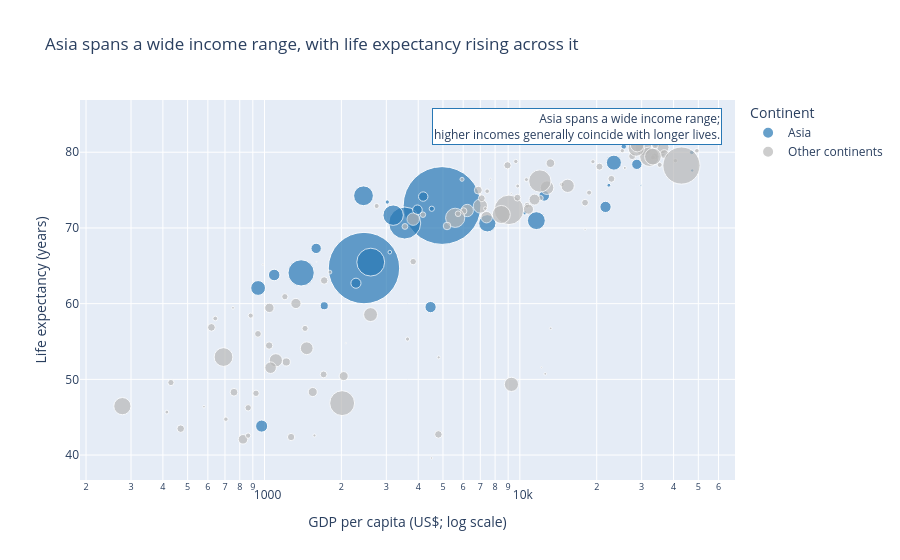

Write notebook code for a chart like this one.
### Markdown cell above
## Task 2 — Bubble chart: tell a story

**What to build:** A bubble chart (full 2007 dataset, all countries) where:
- x = GDP per capita (log scale)
- y = life expectancy
- size = population
- colour = ONE continent highlighted (your choice), all others grey
- At least one annotation explaining the highlighted group's story

> This is the grey-and-highlight technique applied to a bubble chart.

### Code cell
# Task 2
# YOUR CODE HERE
import plotly.express as px

highlight_continent = "Asia"
task2_df = df.loc[df["year"] == 2007].copy()
task2_df["continent_group"] = task2_df["continent"].where(
    task2_df["continent"] == highlight_continent,
    "Other continents",
)

fig = px.scatter(
    task2_df,
    x="gdpPercap",
    y="lifeExp",
    size="pop",
    size_max=55,
    color="continent_group",
    hover_name="country",
    hover_data={"continent": True, "pop": ":,", "continent_group": False},
    color_discrete_map={
        highlight_continent: "#2878B5",
        "Other continents": "#B8B8B8",
    },
    log_x=True,
    labels={
        "gdpPercap": "GDP per capita (US$; log scale)",
        "lifeExp": "Life expectancy (years)",
        "pop": "Population",
        "continent_group": "Continent",
    },
    title="Asia spans a wide income range, with life expectancy rising across it",
)

fig.add_annotation(
    x=0.98,
    y=0.98,
    xref="paper",
    yref="paper",
    text="Asia spans a wide income range;<br>higher incomes generally coincide with longer lives.",
    showarrow=False,
    xanchor="right",
    yanchor="top",
    align="right",
    bgcolor="white",
    bordercolor="#2878B5",
    borderwidth=1,
)

fig.update_layout(legend_title_text="Continent")
fig.show()

### Figure 1 — Plotly figure (JSON) as saved in the notebook; plotly's stock layout.template omitted (floating-point values rounded to 4 significant figures; data arrays with more than 128 entries replaced by an {"elided": "..."} marker saying what was removed)
{"data": [{"customdata": [["Asia", 31889923, "Asia"], ["Asia", 708573, "Asia"], ["Asia", 150448339, "Asia"], ["Asia", 14131858, "Asia"], ["Asia", 1318683096, "Asia"], ["Asia", 6980412, "Asia"], ["Asia", 1110396331, "Asia"], ["Asia", 223547000, "Asia"], ["Asia", 69453570, "Asia"], ["Asia", 27499638, "Asia"], ["Asia", 6426679, "Asia"], ["Asia", 127467972, "Asia"], ["Asia", 6053193, "Asia"], ["Asia", 23301725, "Asia"], ["Asia", 49044790, "Asia"], ["Asia", 2505559, "Asia"], ["Asia", 3921278, "Asia"], ["Asia", 24821286, "Asia"], ["Asia", 2874127, "Asia"], ["Asia", 47761980, "Asia"], ["Asia", 28901790, "Asia"], ["Asia", 3204897, "Asia"], ["Asia", 169270617, "Asia"], ["Asia", 91077287, "Asia"], ["Asia", 27601038, "Asia"], ["Asia", 4553009, "Asia"], ["Asia", 20378239, "Asia"], ["Asia", 19314747, "Asia"], ["Asia", 23174294, "Asia"], ["Asia", 65068149, "Asia"], ["Asia", 85262356, "Asia"], ["Asia", 4018332, "Asia"], ["Asia", 22211743, "Asia"]], "hovertemplate": "<b>%{hovertext}</b><br><br>GDP per capita (US$; log scale)=%{x}<br>Life expectancy (years)=%{y}<br>Population=%{customdata[1]:,}<br>continent=%{customdata[0]}<extra></extra>", "hovertext": ["Afghanistan", "Bahrain", "Bangladesh", "Cambodia", "China", "Hong Kong, China", "India", "Indonesia", "Iran", "Iraq", "Israel", "Japan", "Jordan", "Korea, Dem. Rep.", "Korea, Rep.", "Kuwait", "Lebanon", "Malaysia", "Mongolia", "Myanmar", "Nepal", "Oman", "Pakistan", "Philippines", "Saudi Arabia", "Singapore", "Sri Lanka", "Syria", "Taiwan", "Thailand", "Vietnam", "West Bank and Gaza", "Yemen, Rep."], "legendgroup": "Asia", "marker": {"color": "#2878B5", "size": [31889923, 708573, 150448339, 14131858, 1318683096, 6980412, 1110396331, 223547000, 69453570, 27499638, 6426679, 127467972, 6053193, 23301725, 49044790, 2505559, 3921278, 24821286, 2874127, 47761980, 28901790, 3204897, 169270617, 91077287, 27601038, 4553009, 20378239, 19314747, 23174294, 65068149, 85262356, 4018332, 22211743], "sizemode": "area", "sizeref": 435900.0, "symbol": "circle"}, "mode": "markers", "name": "Asia", "orientation": "v", "showlegend": true, "type": "scatter", "x": [974.6, 29800.0, 1391.0, 1714.0, 4959.0, 39720.0, 2452.0, 3541.0, 11610.0, 4471.0, 25520.0, 31660.0, 4519.0, 1593.0, 23350.0, 47310.0, 10460.0, 12450.0, 3096.0, 944.0, 1091.0, 22320.0, 2606.0, 3190.0, 21650.0, 47140.0, 3970.0, 4185.0, 28720.0, 7458.0, 2442.0, 3025.0, 2281.0], "xaxis": "x", "y": [43.83, 75.64, 64.06, 59.72, 72.96, 82.21, 64.7, 70.65, 70.96, 59.55, 80.75, 82.6, 72.53, 67.3, 78.62, 77.59, 71.99, 74.24, 66.8, 62.07, 63.78, 75.64, 65.48, 71.69, 72.78, 79.97, 72.4, 74.14, 78.4, 70.62, 74.25, 73.42, 62.7], "yaxis": "y"}, {"customdata": {"elided": "109x3 mixed values"}, "hovertemplate": "<b>%{hovertext}</b><br><br>GDP per capita (US$; log scale)=%{x}<br>Life expectancy (years)=%{y}<br>Population=%{customdata[1]:,}<br>continent=%{customdata[0]}<extra></extra>", "hovertext": ["Albania", "Algeria", "Angola", "Argentina", "Australia", "Austria", "Belgium", "Benin", "Bolivia", "Bosnia and Herzegovina", "Botswana", "Brazil", "Bulgaria", "Burkina Faso", "Burundi", "Cameroon", "Canada", "Central African Republic", "Chad", "Chile", "Colombia", "Comoros", "Congo, Dem. Rep.", "Congo, Rep.", "Costa Rica", "Cote d'Ivoire", "Croatia", "Cuba", "Czech Republic", "Denmark", "Djibouti", "Dominican Republic", "Ecuador", "Egypt", "El Salvador", "Equatorial Guinea", "Eritrea", "Ethiopia", "Finland", "France", "Gabon", "Gambia", "Germany", "Ghana", "Greece", "Guatemala", "Guinea", "Guinea-Bissau", "Haiti", "Honduras", "Hungary", "Iceland", "Ireland", "Italy", "Jamaica", "Kenya", "Lesotho", "Liberia", "Libya", "Madagascar", "Malawi", "Mali", "Mauritania", "Mauritius", "Mexico", "Montenegro", "Morocco", "Mozambique", "Namibia", "Netherlands", "New Zealand", "Nicaragua", "Niger", "Nigeria", "Norway", "Panama", "Paraguay", "Peru", "Poland", "Portugal", "Puerto Rico", "Reunion", "Romania", "Rwanda", "Sao Tome and Principe", "Senegal", "Serbia", "Sierra Leone", "Slovak Republic", "Slovenia", "Somalia", "South Africa", "Spain", "Sudan", "Swaziland", "Sweden", "Switzerland", "Tanzania", "Togo", "Trinidad and Tobago", "Tunisia", "Turkey", "Uganda", "United Kingdom", "United States", "Uruguay", "Venezuela", "Zambia", "Zimbabwe"], "legendgroup": "Other continents", "marker": {"color": "#B8B8B8", "size": [3600523, 33333216, 12420476, 40301927, 20434176, 8199783, 10392226, 8078314, 9119152, 4552198, 1639131, 190010647, 7322858, 14326203, 8390505, 17696293, 33390141, 4369038, 10238807, 16284741, 44227550, 710960, 64606759, 3800610, 4133884, 18013409, 4493312, 11416987, 10228744, 5468120, 496374, 9319622, 13755680, 80264543, 6939688, 551201, 4906585, 76511887, 5238460, 61083916, 1454867, 1688359, 82400996, 22873338, 10706290, 12572928, 9947814, 1472041, 8502814, 7483763, 9956108, 301931, 4109086, 58147733, 2780132, 35610177, 2012649, 3193942, 6036914, 19167654, 13327079, 12031795, 3270065, 1250882, 108700891, 684736, 33757175, 19951656, 2055080, 16570613, 4115771, 5675356, 12894865, 135031164, 4627926, 3242173, 6667147, 28674757, 38518241, 10642836, 3942491, 798094, 22276056, 8860588, 199579, 12267493, 10150265, 6144562, 5447502, 2009245, 9118773, 43997828, 40448191, 42292929, 1133066, 9031088, 7554661, 38139640, 5701579, 1056608, 10276158, 71158647, 29170398, 60776238, 301139947, 3447496, 26084662, 11746035, 12311143], "sizemode": "area", "sizeref": 435900.0, "symbol": "circle"}, "mode": "markers", "name": "Other continents", "orientation": "v", "showlegend": true, "type": "scatter", "x": [5937.0, 6223.0, 4797.0, 12780.0, 34440.0, 36130.0, 33690.0, 1441.0, 3822.0, 7446.0, 12570.0, 9066.0, 10680.0, 1217.0, 430.1, 2042.0, 36320.0, 706.0, 1704.0, 13170.0, 7007.0, 986.1, 277.6, 3633.0, 9645.0, 1545.0, 14620.0, 8948.0, 22830.0, 35280.0, 2082.0, 6025.0, 6873.0, 5581.0, 5728.0, 12150.0, 641.4, 690.8, 33210.0, 30470.0, 13210.0, 752.7, 32170.0, 1328.0, 27540.0, 5186.0, 942.7, 579.2, 1202.0, 3548.0, 18010.0, 36180.0, 40680.0, 28570.0, 7321.0, 1463.0, 1569.0, 414.5, 12060.0, 1045.0, 759.3, 1043.0, 1803.0, 10960.0, 11980.0, 9254.0, 3820.0, 823.7, 4811.0, 36800.0, 25190.0, 2749.0, 619.7, 2014.0, 49360.0, 9809.0, 4173.0, 7409.0, 15390.0, 20510.0, 19330.0, 7670.0, 10810.0, 863.1, 1598.0, 1712.0, 9787.0, 862.5, 18680.0, 25770.0, 926.1, 9270.0, 28820.0, 2602.0, 4513.0, 33860.0, 37510.0, 1107.0, 883.0, 18010.0, 7093.0, 8458.0, 1056.0, 33200.0, 42950.0, 10610.0, 11420.0, 1271.0, 469.7], "xaxis": "x", "y": [76.42, 72.3, 42.73, 75.32, 81.23, 79.83, 79.44, 56.73, 65.55, 74.85, 50.73, 72.39, 73.0, 52.3, 49.58, 50.43, 80.65, 44.74, 50.65, 78.55, 72.89, 65.15, 46.46, 55.32, 78.78, 48.33, 75.75, 78.27, 76.49, 78.33, 54.79, 72.23, 74.99, 71.34, 71.88, 51.58, 58.04, 52.95, 79.31, 80.66, 56.73, 59.45, 79.41, 60.02, 79.48, 70.26, 56.01, 46.39, 60.92, 70.2, 73.34, 81.76, 78.89, 80.55, 72.57, 54.11, 42.59, 45.68, 73.95, 59.44, 48.3, 54.47, 64.16, 72.8, 76.19, 74.54, 71.16, 42.08, 52.91, 79.76, 80.2, 72.9, 56.87, 46.86, 80.2, 75.54, 71.75, 71.42, 75.56, 78.1, 78.75, 76.44, 72.48, 46.24, 65.53, 63.06, 74.0, 42.57, 74.66, 77.93, 48.16, 49.34, 80.94, 58.56, 39.61, 80.88, 81.7, 52.52, 58.42, 69.82, 73.92, 71.78, 51.54, 79.42, 78.24, 76.38, 73.75, 42.38, 43.49], "yaxis": "y"}], "layout": {"annotations": [{"align": "right", "bgcolor": "white", "bordercolor": "#2878B5", "borderwidth": 1, "showarrow": false, "text": "Asia spans a wide income range;<br>higher incomes generally coincide with longer lives.", "x": 0.98, "xanchor": "right", "xref": "paper", "y": 0.98, "yanchor": "top", "yref": "paper"}], "legend": {"itemsizing": "constant", "title": {"text": "Continent"}, "tracegroupgap": 0}, "title": {"text": "Asia spans a wide income range, with life expectancy rising across it"}, "xaxis": {"anchor": "y", "domain": [0, 1], "title": {"text": "GDP per capita (US$; log scale)"}, "type": "log"}, "yaxis": {"anchor": "x", "domain": [0, 1], "title": {"text": "Life expectancy (years)"}}}}
